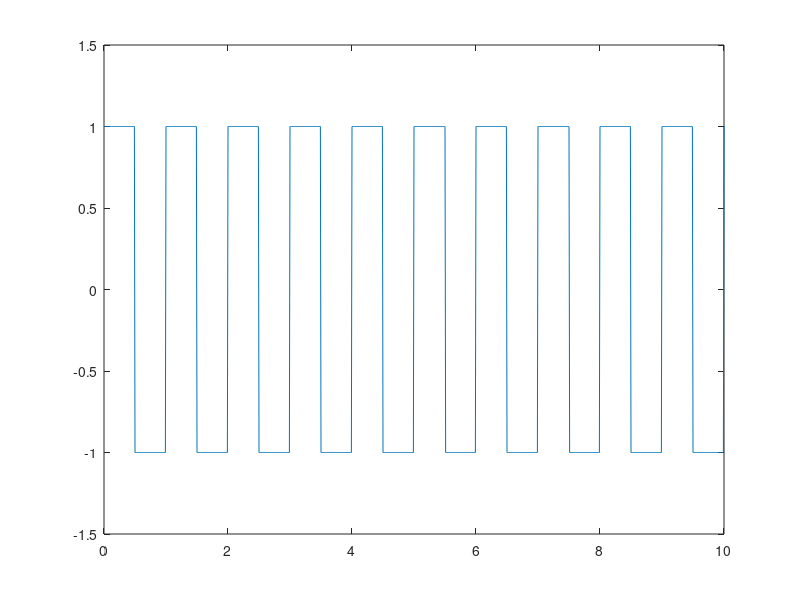
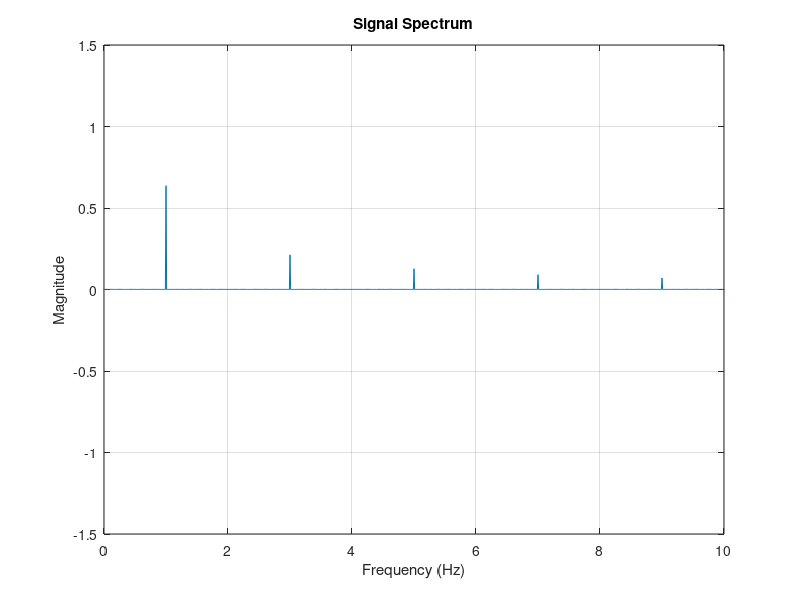
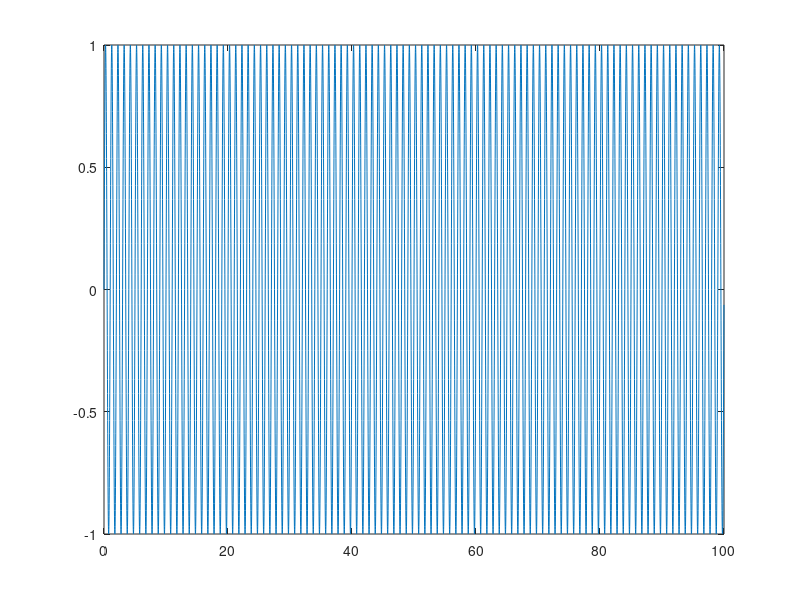

These charts were generated, in order, by the following MATLAB code: (Note: this script raises an error after producing the figures.)
duration=100;%s
Fs=100;
f0=1;
time = 0: 1/Fs : duration-1/Fs;     % time vector for abscisse axes 
A=1;  % amplitude 1V 
signal = A*square(2*pi*f0*time);   

%sq_wave=square(t,50)*0.5+0.5;
figure(1)
plot(time,signal);
axis([0 10 -1.5 1.5])

% --- Spectrum Analysis ---
% FIX: Define N as the length of the signal before using it.
N = length(signal);

% Compute the two-sided spectrum using the Fast Fourier Transform (FFT)
S = fftshift(abs(fft(signal))) / N;
% Create the frequency vector for the x-axis
frequency = (-N/2:N/2-1)*(Fs/N);

% --- Plotting in the Frequency Domain ---
figure(2);
plot(frequency, S);
xlabel('Frequency (Hz)');
ylabel('Magnitude');
title('Signal Spectrum');
grid on;

%% Fourier kinda manual
S_=0;
for k=1:100:2
    S_=S_+(A/k)*sin(2*pi*f0*time);
    axis([0 10 -1.5 1.5])
end
figure(3)
plot(time, S_)
%% Fourier
syms t n
T = 1/f0;  % period
omega0 = 2*pi*f0;  % fundamental frequency

% Define the symbolic square wave (odd function)
% Square wave from -T/2 to T/2
f(t) = piecewise(-T/2 <= t < 0, -A, 0 <= t < T/2, A);

% Compute Fourier coefficients
a0 = (1/T) * int(f(t), t, -T/2, T/2);  % DC component
an = (2/T) * int(f(t)*cos(n*omega0*t), t, -T/2, T/2);  % cosine coefficients
bn = (2/T) * int(f(t)*sin(n*omega0*t), t, -T/2, T/2);  % sine coefficients

% Simplify
a0 = simplify(a0)
an = simplify(an)
bn = simplify(bn)

% Build partial sum (first N terms)
N = 10;  % number of harmonics
fourier_series = a0/2;
for k = 1:N
    ak = subs(an, n, k);
    bk = subs(bn, n, k);
    fourier_series = fourier_series + ak*cos(k*omega0*t) + bk*sin(k*omega0*t);
end

% Plot comparison
t_vals = linspace(0, 2*T, 1000);
original = A*square(2*pi*f0*t_vals);
approx = double(subs(fourier_series, t, t_vals));

figure(3)
plot(t_vals, original, 'b', t_vals, approx, 'r--', 'LineWidth', 1.5);
legend('Original', 'Fourier Series');

%%
G=abs(sin(2*pi*f0*time));
figure(4)
plot(time,G)
axis([0 10 -1.5 1.5])
